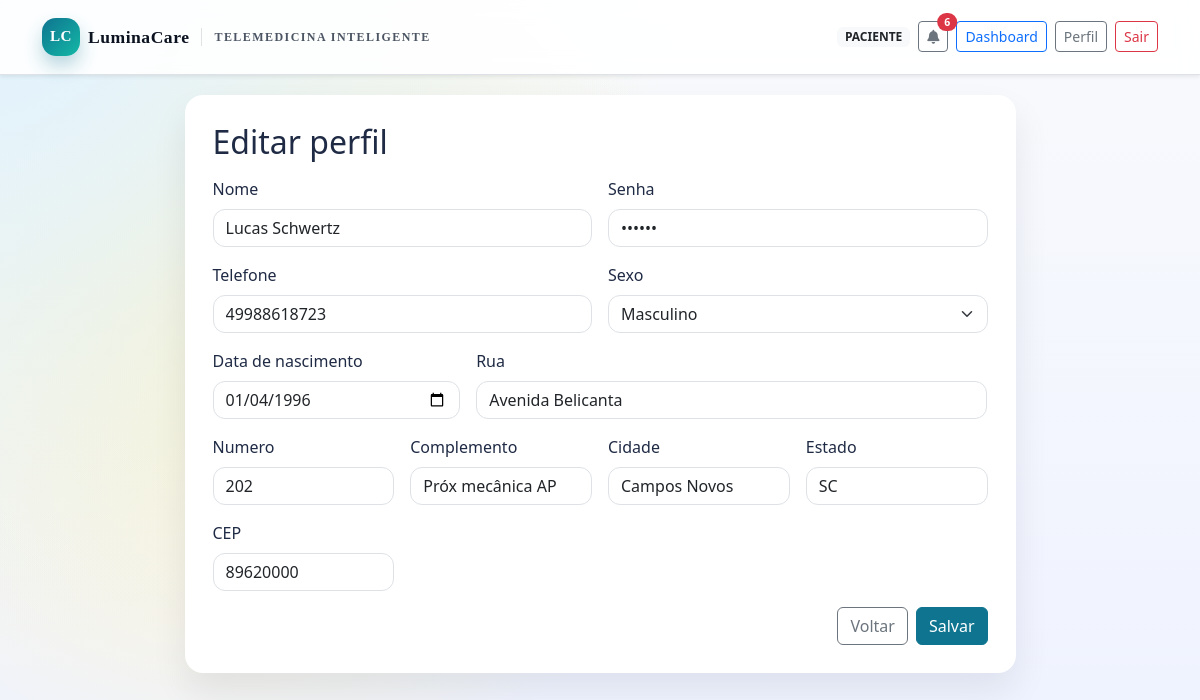
Screenshot of /perfil (signed in) with the database file from the repository.
### tables this page shows
CREATE TABLE users (
            id INTEGER PRIMARY KEY AUTOINCREMENT,
            nome TEXT NOT NULL,
            email TEXT UNIQUE NOT NULL,
            senha TEXT NOT NULL,
            perfil TEXT NOT NULL,
            cpf_cnpj TEXT NOT NULL,
            telefone TEXT,
            sexo TEXT,
            data_nascimento TEXT,
            rua TEXT,
            numero TEXT,
            complemento TEXT,
            cidade TEXT,
            estado TEXT,
            cep TEXT
        , crm TEXT, company_id INTEGER);

### app/routes/perfil_routes.py (the view, shortened to what this page needs)
@perfil_bp.route("/perfil", methods=["GET", "POST"])
def perfil():
    if "user_email" not in session:
        return redirect(url_for("auth.login"))
    email_logado = session["user_email"]
    db = get_db()
    dados = db.execute("SELECT * FROM users WHERE email = ?", (email_logado,)).fetchone()
    return render_template("perfil.html", dados=dados)

### app/__init__.py (called while the page is built, shortened)
def _register_context(app):
    @app.context_processor
    def inject_notifications():
        if "user_email" not in session:
            return {}
        db = get_db()
        try:
            unread = db.execute(
                "SELECT COUNT(*) FROM notifications WHERE user_email = ? AND is_read = 0",
                (session["user_email"],),
            ).fetchone()[0]
        except Exception:
            unread = 0
        master_email = current_app.config.get("MASTER_ADMIN_EMAIL", "")
        return {
            "notifications_unread": unread,
            "company_name": current_company_name(),
            "is_master_admin": session.get("user_email") == master_email if master_email else False,
        }

def _register_tenant(app):
    @app.before_request
    def load_company():
        host = request.host.split(":")[0]
        parts = host.split(".")
        subdomain = None
        if len(parts) >= 3 and host.endswith("luminacare.local"):
            subdomain = parts[0]
        if not subdomain:
            g.company_id = None
            g.company_name = None
            return

### app/db.py (called while the page is built)
def get_db():
    if "db" not in g:
        db_path = current_app.config["DB_PATH"]
        conn = sqlite3.connect(db_path)
        conn.row_factory = sqlite3.Row
        g.db = conn
    return g.db

### app/tenant.py (called while the page is built)
def current_company_name():
    return session.get("company_name") or getattr(g, "company_name", None)

### app/templates/perfil.html (shortened to what this page needs)
{% extends 'base.html' %}
{% block content %}
<div class="row justify-content-center">
  <div class="col-lg-9">
    <div class="section-card fade-up">
      <h2 class="mb-3">Editar perfil</h2>
      <form method="POST" class="row g-3">
        <div class="col-md-6">
          <label class="form-label">Nome</label>
          <input type="text" name="nome" value="{{ dados['nome'] }}" class="form-control" required>
        </div>
        <div class="col-md-6">
          <label class="form-label">Senha</label>
          <input type="password" name="senha" value="{{ dados['senha'] }}" class="form-control" required>
        </div>
        <div class="col-md-6">
          <label class="form-label">Telefone</label>
          <input type="text" name="telefone" value="{{ dados['telefone'] }}" class="form-control">
        </div>
        <div class="col-md-6">
          <label class="form-label">Sexo</label>
          <select name="sexo" class="form-select">
            <option value="Masculino" {% if dados['sexo'] == "Masculino" %}selected{% endif %}>Masculino</option>
          </select>
        </div>
        <div class="col-md-4">
          <label class="form-label">Data de nascimento</label>
          <input type="date" name="data_nascimento" value="{{ dados['data_nascimento'] }}" class="form-control">
        </div>
        <div class="col-md-8">
          <label class="form-label">Rua</label>
          <input type="text" name="rua" value="{{ dados['rua'] }}" class="form-control">
        </div>
        <div class="col-md-3">
          <label class="form-label">Numero</label>
          <input type="text" name="numero" value="{{ dados['numero'] }}" class="form-control">
        </div>
        <div class="col-md-3">
          <label class="form-label">Complemento</label>
          <input type="text" name="complemento" value="{{ dados['complemento'] }}" class="form-control">
        </div>
        <div class="col-md-3">
          <label class="form-label">Cidade</label>
          <input type="text" name="cidade" value="{{ dados['cidade'] }}" class="form-control">
        </div>
        <div class="col-md-3">
          <label class="form-label">Estado</label>
          <input type="text" name="estado" value="{{ dados['estado'] }}" class="form-control">
        </div>
        <div class="col-md-3">
          <label class="form-label">CEP</label>
          <input type="text" name="cep" value="{{ dados['cep'] }}" class="form-control">
        </div>
        <div class="col-12 d-flex justify-content-end gap-2">
          <a href="{{ url_for('dashboard.dashboard') }}" class="btn btn-outline-secondary">Voltar</a>
          <button type="submit" class="btn btn-primary">Salvar</button>
        </div>
      </form>
    </div>
  </div>
</div>
{% endblock %}

### app/templates/base.html (shortened to what this page needs)
<!DOCTYPE html>
<html lang="pt-BR">
  <head>
    <link href="https://cdn.jsdelivr.net/npm/bootstrap@5.3.2/dist/css/bootstrap.min.css" rel="stylesheet">
    <link href="https://cdnjs.cloudflare.com/ajax/libs/font-awesome/6.5.0/css/all.min.css" rel="stylesheet">
    <link rel="stylesheet" href="{{ url_for('static', filename='css/styles.css') }}">
  </head>
  <body class="app-body">
    <nav class="navbar navbar-expand-lg navbar-light border-bottom shadow-sm">
      <div class="container">
        <a class="navbar-brand fw-bold d-flex align-items-center gap-2" href="{{ url_for('home.home') }}">
          <span class="brand-mark">LC</span>
          <span class="brand-text">LuminaCare</span>
          <span class="brand-tag">telemedicina inteligente</span>
        </a>
        <div class="ms-auto d-flex gap-2 align-items-center">
          {% if session.get('user_name') %}
            <span class="badge bg-light text-dark text-uppercase">
              {{ session.get('user_role', 'usuario') }}
            </span>
            <a class="btn btn-outline-secondary btn-sm position-relative" href="{{ url_for('notifications.listar_notificacoes') }}">
              <i class="fas fa-bell"></i>
              {% if notifications_unread %}
                <span class="position-absolute top-0 start-100 translate-middle badge rounded-pill bg-danger">
                  {{ notifications_unread }}
                </span>
              {% endif %}
            </a>
            <a class="btn btn-outline-primary btn-sm" href="{{ url_for('dashboard.dashboard') }}">Dashboard</a>
            <a class="btn btn-outline-secondary btn-sm" href="{{ url_for('perfil.perfil') }}">Perfil</a>
            <a class="btn btn-outline-danger btn-sm" href="{{ url_for('auth.logout') }}">Sair</a>
          {% else %}
            <a class="btn btn-outline-primary btn-sm" href="{{ url_for('auth.login') }}">Entrar</a>
            <a class="btn btn-primary btn-sm" href="{{ url_for('auth.cadastro') }}">Criar conta</a>
          {% endif %}
        </div>
      </div>
    </nav>
    <main class="container page-shell">
      {% block content %}{% endblock %}
    </main>
  </body>
</html>

### app/static/css/styles.css (style rules this page uses)
:root { --ink-900: #0b1220; --ink-700: #1f2a44; --ink-500: #4b5563; --surface-100: #f8fafc; --surface-200: #eef2ff; --primary-600: #0e7490; --primary-500: #0891b2; --accent-500: #f59e0b; --success-500: #22c55e; --danger-500: #ef4444; --card-shadow: 0 20px 45px rgba(15, 23, 42, 0.12); }
body.app-body { font-family: "Sora", "Segoe UI", sans-serif; color: var(--ink-700); background: radial-gradient(circle at top left, #e0f2fe, transparent 45%), radial-gradient(circle at 20% 40%, #fef3c7, transparent 45%), linear-gradient(180deg, #f8fafc 0%, #eef2ff 100%); min-height: 100vh; }
.navbar { padding: 0.8rem 0; background: rgba(255, 255, 255, 0.88); backdrop-filter: blur(10px); }
.page-shell { margin-bottom: 4rem; padding-top: 1.25rem; }
.navbar-brand { font-family: "Fraunces", "Times New Roman", serif; letter-spacing: 0.5px; }
.brand-mark { width: 38px; height: 38px; border-radius: 14px; display: inline-flex; align-items: center; justify-content: center; font-weight: 700; font-size: 0.95rem; color: #ffffff; background: linear-gradient(135deg, #0e7490, #14b8a6); box-shadow: 0 10px 18px rgba(14, 116, 144, 0.28); }
.brand-text { font-size: 1.1rem; color: var(--ink-900); }
.brand-tag { font-size: 0.75rem; text-transform: uppercase; letter-spacing: 0.12em; color: var(--ink-500); border-left: 1px solid rgba(15, 23, 42, 0.12); padding-left: 0.75rem; margin-left: 0.25rem; }
.section-card { background: #ffffff; border-radius: 18px; box-shadow: 0 18px 35px rgba(15, 23, 42, 0.08); padding: 1.75rem; height: 100%; }
.btn-primary { background: var(--primary-600); border-color: var(--primary-600); }
.form-control, .form-select, .form-control:focus, .form-select:focus { border-radius: 12px; }
.fade-up { animation: fadeUp 0.5s ease both; }

### rows the page displays
users: get "PACIENTE", nome "Lucas Schwertz", telefone "49988618723", sexo "Masculino", data_nascimento "01/04/1996", rua "Avenida Belicanta", numero "202", complemento "Próx mecânica AP", cidade "Campos Novos", estado "SC", cep "89620000"

### other values shown
{{ notifications_unread }} "6"
